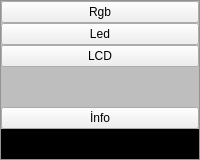
     <widget class="QFrame" name="frame">
      <property name="maximumSize">
       <size>
        <width>300</width>
        <height>16777215</height>
       </size>
      </property>
      <property name="styleSheet">
       <string notr="true">QFrame
{
	
	background-color: rgb(190, 190, 190);
}</string>
      </property>
      <property name="frameShape">
       <enum>QFrame::StyledPanel</enum>
      </property>
      <property name="frameShadow">
       <enum>QFrame::Raised</enum>
      </property>
      <layout class="QVBoxLayout" name="verticalLayout_2">
       <property name="spacing">
        <number>0</number>
       </property>
       <property name="leftMargin">
        <number>0</number>
       </property>
       <property name="topMargin">
        <number>0</number>
       </property>
       <property name="rightMargin">
        <number>0</number>
       </property>
       <property name="bottomMargin">
        <number>0</number>
       </property>
       <item>
        <widget class="QPushButton" name="rgb2">
         <property name="text">
          <string>Rgb</string>
         </property>
         <property name="icon">
          <iconset resource="img.qrc">
           <normaloff>:/img/img/65528_colours_rgb_icon.png</normaloff>:/img/img/65528_colours_rgb_icon.png</iconset>
         </property>
        </widget>
       </item>
       <item>
        <widget class="QPushButton" name="led2">
         <property name="text">
          <string>Led</string>
         </property>
         <property name="icon">
          <iconset resource="img.qrc">
           <normaloff>:/img/img/7150012_led_icon.png</normaloff>:/img/img/7150012_led_icon.png</iconset>
         </property>
        </widget>
       </item>
       <item>
        <widget class="QPushButton" name="lcd2">
         <property name="text">
          <string>LCD</string>
         </property>
         <property name="icon">
          <iconset resource="img.qrc">
           <normaloff>:/img/img/Icons8-Ios7-Industry-Lcd.512.png</normaloff>:/img/img/Icons8-Ios7-Industry-Lcd.512.png</iconset>
         </property>
        </widget>
       </item>
       <item>
        <spacer name="verticalSpacer_2">
         <property name="orientation">
          <enum>Qt::Vertical</enum>
         </property>
         <property name="sizeHint" stdset="0">
          <size>
           <width>20</width>
           <height>40</height>
          </size>
         </property>
        </spacer>
       </item>
       <item>
        <widget class="QPushButton" name="info2">
         <property name="text">
          <string>İnfo</string>
         </property>
         <property name="icon">
          <iconset resource="img.qrc">
           <normaloff>:/img/img/352432_info_icon.png</normaloff>:/img/img/352432_info_icon.png</iconset>
         </property>
        </widget>
       </item>
       <item>
        <widget class="QFrame" name="frame_11">
         <property name="minimumSize">
          <size>
           <width>0</width>
           <height>30</height>
          </size>
         </property>
         <property name="styleSheet">
          <string notr="true">QFrame
{

	
	background-color: rgb(0, 0, 0);
}</string>
         </property>
         <property name="frameShape">
          <enum>QFrame::StyledPanel</enum>
         </property>
         <property name="frameShadow">
          <enum>QFrame::Raised</enum>
         </property>
        </widget>
       </item>
      </layout>
     </widget>
